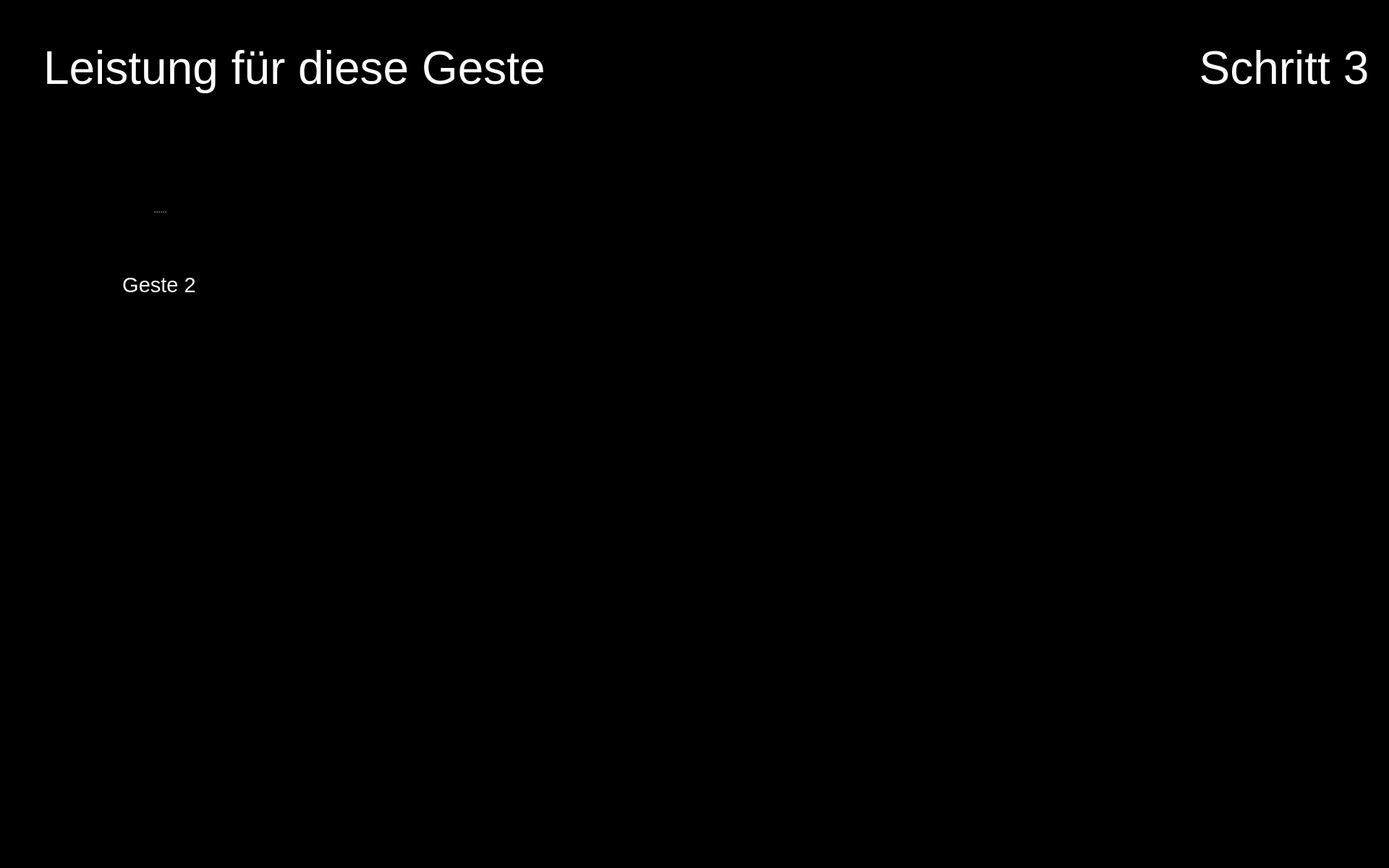
<?xml version="1.0" encoding="UTF-8"?>
<ui version="4.0">
 <class>Form</class>
 <widget class="QWidget" name="Form">
  <property name="geometry">
   <rect>
    <x>0</x>
    <y>0</y>
    <width>1920</width>
    <height>1200</height>
   </rect>
  </property>
  <property name="maximumSize">
   <size>
    <width>1920</width>
    <height>1200</height>
   </size>
  </property>
  <property name="windowTitle">
   <string>Form</string>
  </property>
  <property name="styleSheet">
   <string notr="true">background-color: rgb(0, 0, 0);</string>
  </property>
  <widget class="QPushButton" name="button_nav_left">
   <property name="enabled">
    <bool>true</bool>
   </property>
   <property name="geometry">
    <rect>
     <x>800</x>
     <y>560</y>
     <width>150</width>
     <height>150</height>
    </rect>
   </property>
   <property name="minimumSize">
    <size>
     <width>81</width>
     <height>81</height>
    </size>
   </property>
   <property name="maximumSize">
    <size>
     <width>150</width>
     <height>150</height>
    </size>
   </property>
   <property name="cursor">
    <cursorShape>OpenHandCursor</cursorShape>
   </property>
   <property name="focusPolicy">
    <enum>Qt::WheelFocus</enum>
   </property>
   <property name="contextMenuPolicy">
    <enum>Qt::DefaultContextMenu</enum>
   </property>
   <property name="layoutDirection">
    <enum>Qt::LeftToRight</enum>
   </property>
   <property name="autoFillBackground">
    <bool>false</bool>
   </property>
   <property name="styleSheet">
    <string notr="true"/>
   </property>
   <property name="icon">
    <iconset resource="resources/res.qrc">
     <normaloff>:/buttons/Button Left.svg</normaloff>:/buttons/Button Left.svg</iconset>
   </property>
   <property name="iconSize">
    <size>
     <width>144</width>
     <height>144</height>
    </size>
   </property>
   <property name="autoDefault">
    <bool>false</bool>
   </property>
   <property name="default">
    <bool>false</bool>
   </property>
   <property name="flat">
    <bool>true</bool>
   </property>
  </widget>
  <widget class="QPushButton" name="button_nav_right">
   <property name="enabled">
    <bool>true</bool>
   </property>
   <property name="geometry">
    <rect>
     <x>960</x>
     <y>560</y>
     <width>150</width>
     <height>150</height>
    </rect>
   </property>
   <property name="minimumSize">
    <size>
     <width>81</width>
     <height>81</height>
    </size>
   </property>
   <property name="maximumSize">
    <size>
     <width>150</width>
     <height>150</height>
    </size>
   </property>
   <property name="cursor">
    <cursorShape>OpenHandCursor</cursorShape>
   </property>
   <property name="focusPolicy">
    <enum>Qt::WheelFocus</enum>
   </property>
   <property name="contextMenuPolicy">
    <enum>Qt::DefaultContextMenu</enum>
   </property>
   <property name="layoutDirection">
    <enum>Qt::LeftToRight</enum>
   </property>
   <property name="autoFillBackground">
    <bool>false</bool>
   </property>
   <property name="styleSheet">
    <string notr="true"/>
   </property>
   <property name="icon">
    <iconset resource="resources/res.qrc">
     <normaloff>:/buttons/Button Right.svg</normaloff>:/buttons/Button Right.svg</iconset>
   </property>
   <property name="iconSize">
    <size>
     <width>144</width>
     <height>144</height>
    </size>
   </property>
   <property name="autoDefault">
    <bool>false</bool>
   </property>
   <property name="default">
    <bool>false</bool>
   </property>
   <property name="flat">
    <bool>true</bool>
   </property>
  </widget>
  <widget class="QPushButton" name="button_exit">
   <property name="enabled">
    <bool>true</bool>
   </property>
   <property name="geometry">
    <rect>
     <x>1760</x>
     <y>1040</y>
     <width>150</width>
     <height>150</height>
    </rect>
   </property>
   <property name="minimumSize">
    <size>
     <width>81</width>
     <height>81</height>
    </size>
   </property>
   <property name="maximumSize">
    <size>
     <width>150</width>
     <height>150</height>
    </size>
   </property>
   <property name="cursor">
    <cursorShape>OpenHandCursor</cursorShape>
   </property>
   <property name="focusPolicy">
    <enum>Qt::WheelFocus</enum>
   </property>
   <property name="contextMenuPolicy">
    <enum>Qt::DefaultContextMenu</enum>
   </property>
   <property name="icon">
    <iconset resource="resources/res.qrc">
     <normaloff>:/buttons/Button Exit.svg</normaloff>:/buttons/Button Exit.svg</iconset>
   </property>
   <property name="iconSize">
    <size>
     <width>144</width>
     <height>144</height>
    </size>
   </property>
   <property name="autoDefault">
    <bool>false</bool>
   </property>
   <property name="default">
    <bool>false</bool>
   </property>
   <property name="flat">
    <bool>true</bool>
   </property>
  </widget>
  <widget class="QLabel" name="icon_reaction_1">
   <property name="enabled">
    <bool>true</bool>
   </property>
   <property name="geometry">
    <rect>
     <x>1400</x>
     <y>250</y>
     <width>200</width>
     <height>200</height>
    </rect>
   </property>
   <property name="sizePolicy">
    <sizepolicy hsizetype="Preferred" vsizetype="Preferred">
     <horstretch>0</horstretch>
     <verstretch>0</verstretch>
    </sizepolicy>
   </property>
   <property name="maximumSize">
    <size>
     <width>200</width>
     <height>200</height>
    </size>
   </property>
   <property name="text">
    <string/>
   </property>
   <property name="scaledContents">
    <bool>true</bool>
   </property>
  </widget>
  <widget class="QLabel" name="image_step">
   <property name="geometry">
    <rect>
     <x>1650</x>
     <y>170</y>
     <width>250</width>
     <height>250</height>
    </rect>
   </property>
   <property name="font">
    <font>
     <pointsize>48</pointsize>
    </font>
   </property>
   <property name="styleSheet">
    <string notr="true">color: rgb(255, 255, 255);</string>
   </property>
   <property name="text">
    <string/>
   </property>
   <property name="pixmap">
    <pixmap resource="resources/res.qrc">:/detected steps/Detected Step3 Button.png</pixmap>
   </property>
   <property name="alignment">
    <set>Qt::AlignCenter</set>
   </property>
   <property name="wordWrap">
    <bool>true</bool>
   </property>
  </widget>
  <widget class="QLabel" name="icon_expert_1">
   <property name="enabled">
    <bool>true</bool>
   </property>
   <property name="geometry">
    <rect>
     <x>490</x>
     <y>220</y>
     <width>100</width>
     <height>100</height>
    </rect>
   </property>
   <property name="sizePolicy">
    <sizepolicy hsizetype="Preferred" vsizetype="Preferred">
     <horstretch>0</horstretch>
     <verstretch>0</verstretch>
    </sizepolicy>
   </property>
   <property name="maximumSize">
    <size>
     <width>100</width>
     <height>100</height>
    </size>
   </property>
   <property name="text">
    <string/>
   </property>
   <property name="pixmap">
    <pixmap resource="resources/res.qrc">:/img/Icon Expert.png</pixmap>
   </property>
   <property name="scaledContents">
    <bool>true</bool>
   </property>
  </widget>
  <widget class="QLabel" name="label_plot_1">
   <property name="geometry">
    <rect>
     <x>490</x>
     <y>180</y>
     <width>850</width>
     <height>340</height>
    </rect>
   </property>
   <property name="maximumSize">
    <size>
     <width>1200</width>
     <height>480</height>
    </size>
   </property>
   <property name="font">
    <font>
     <pointsize>48</pointsize>
    </font>
   </property>
   <property name="styleSheet">
    <string notr="true">color: rgb(255, 255, 255);</string>
   </property>
   <property name="text">
    <string/>
   </property>
   <property name="scaledContents">
    <bool>true</bool>
   </property>
  </widget>
  <widget class="QLabel" name="icon_newbie_1">
   <property name="enabled">
    <bool>true</bool>
   </property>
   <property name="geometry">
    <rect>
     <x>490</x>
     <y>380</y>
     <width>100</width>
     <height>100</height>
    </rect>
   </property>
   <property name="sizePolicy">
    <sizepolicy hsizetype="Preferred" vsizetype="Preferred">
     <horstretch>0</horstretch>
     <verstretch>0</verstretch>
    </sizepolicy>
   </property>
   <property name="maximumSize">
    <size>
     <width>100</width>
     <height>100</height>
    </size>
   </property>
   <property name="text">
    <string/>
   </property>
   <property name="pixmap">
    <pixmap resource="resources/res.qrc">:/img/Icon User.png</pixmap>
   </property>
   <property name="scaledContents">
    <bool>true</bool>
   </property>
  </widget>
  <widget class="QLabel" name="label_text_step">
   <property name="geometry">
    <rect>
     <x>1650</x>
     <y>20</y>
     <width>250</width>
     <height>150</height>
    </rect>
   </property>
   <property name="font">
    <font>
     <family>Arial</family>
     <pointsize>48</pointsize>
     <weight>9</weight>
     <italic>false</italic>
     <bold>false</bold>
    </font>
   </property>
   <property name="styleSheet">
    <string notr="true">font: 75 48pt &quot;Arial&quot;;
color: rgb(255, 255, 255);</string>
   </property>
   <property name="text">
    <string>Schritt 3</string>
   </property>
   <property name="textFormat">
    <enum>Qt::RichText</enum>
   </property>
   <property name="alignment">
    <set>Qt::AlignCenter</set>
   </property>
   <property name="wordWrap">
    <bool>true</bool>
   </property>
  </widget>
  <widget class="QSplitter" name="splitter_5">
   <property name="geometry">
    <rect>
     <x>60</x>
     <y>210</y>
     <width>320</width>
     <height>282</height>
    </rect>
   </property>
   <property name="orientation">
    <enum>Qt::Vertical</enum>
   </property>
   <widget class="QLabel" name="image_required_4">
    <property name="maximumSize">
     <size>
      <width>320</width>
      <height>240</height>
     </size>
    </property>
    <property name="text">
     <string/>
    </property>
    <property name="pixmap">
     <pixmap resource="resources/res.qrc">:/img/gesture2.png</pixmap>
    </property>
    <property name="scaledContents">
     <bool>true</bool>
    </property>
   </widget>
   <widget class="QLabel" name="text_required_4">
    <property name="font">
     <font>
      <family>Arial</family>
      <pointsize>22</pointsize>
      <weight>9</weight>
      <italic>false</italic>
      <bold>false</bold>
     </font>
    </property>
    <property name="styleSheet">
     <string notr="true">font: 75 22pt &quot;Arial&quot;;
color: rgb(255, 255, 255);</string>
    </property>
    <property name="text">
     <string>Geste 2</string>
    </property>
    <property name="textFormat">
     <enum>Qt::PlainText</enum>
    </property>
    <property name="alignment">
     <set>Qt::AlignCenter</set>
    </property>
    <property name="wordWrap">
     <bool>true</bool>
    </property>
   </widget>
  </widget>
  <widget class="QLabel" name="label_trouble">
   <property name="geometry">
    <rect>
     <x>60</x>
     <y>20</y>
     <width>1280</width>
     <height>150</height>
    </rect>
   </property>
   <property name="font">
    <font>
     <family>Arial</family>
     <pointsize>48</pointsize>
     <weight>9</weight>
     <italic>false</italic>
     <bold>false</bold>
    </font>
   </property>
   <property name="styleSheet">
    <string notr="true">font: 75 48pt &quot;Arial&quot;;
color: rgb(255, 255, 255);</string>
   </property>
   <property name="text">
    <string>Leistung für diese Geste</string>
   </property>
   <property name="textFormat">
    <enum>Qt::RichText</enum>
   </property>
   <property name="alignment">
    <set>Qt::AlignLeading|Qt::AlignLeft|Qt::AlignVCenter</set>
   </property>
   <property name="wordWrap">
    <bool>true</bool>
   </property>
  </widget>
  <zorder>label_plot_1</zorder>
  <zorder>button_nav_left</zorder>
  <zorder>button_nav_right</zorder>
  <zorder>button_exit</zorder>
  <zorder>icon_reaction_1</zorder>
  <zorder>image_step</zorder>
  <zorder>icon_expert_1</zorder>
  <zorder>icon_newbie_1</zorder>
  <zorder>label_text_step</zorder>
  <zorder>splitter_5</zorder>
  <zorder>label_trouble</zorder>
 </widget>
 <resources>
  <include location="resources/res.qrc"/>
 </resources>
 <connections/>
</ui>
